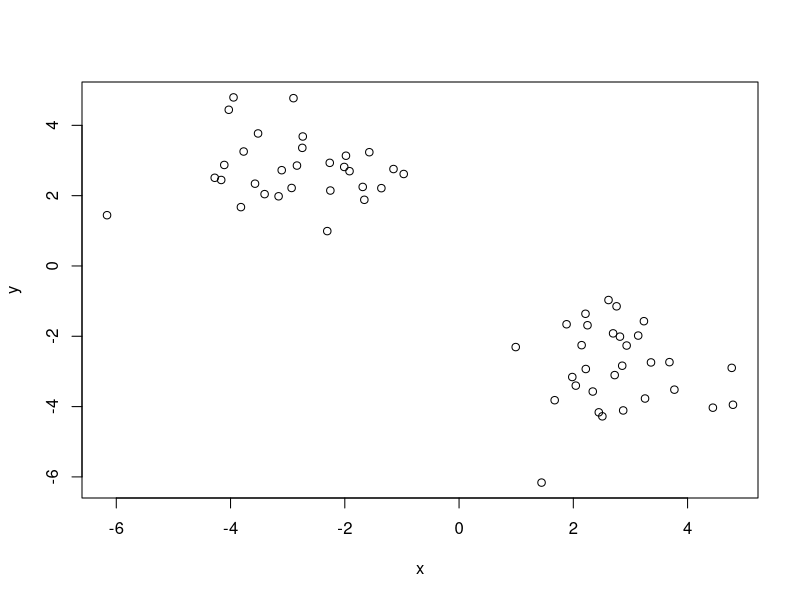
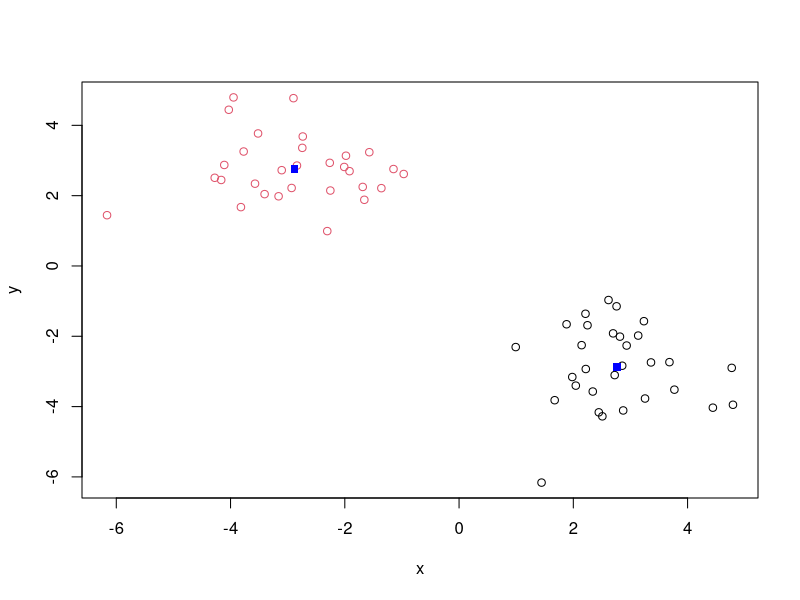
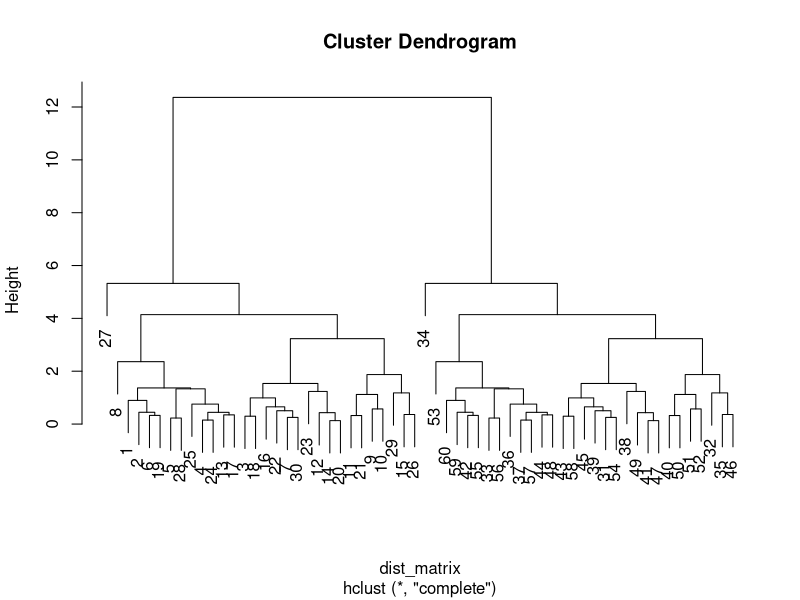
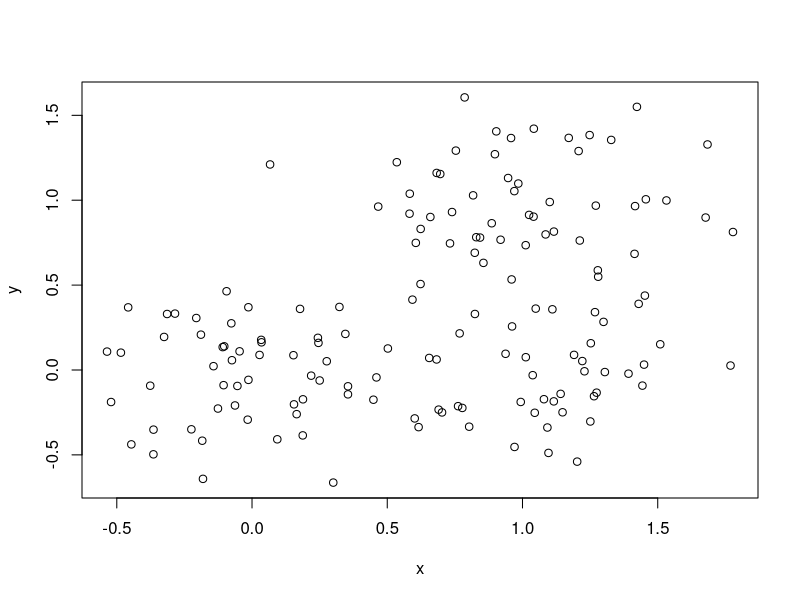
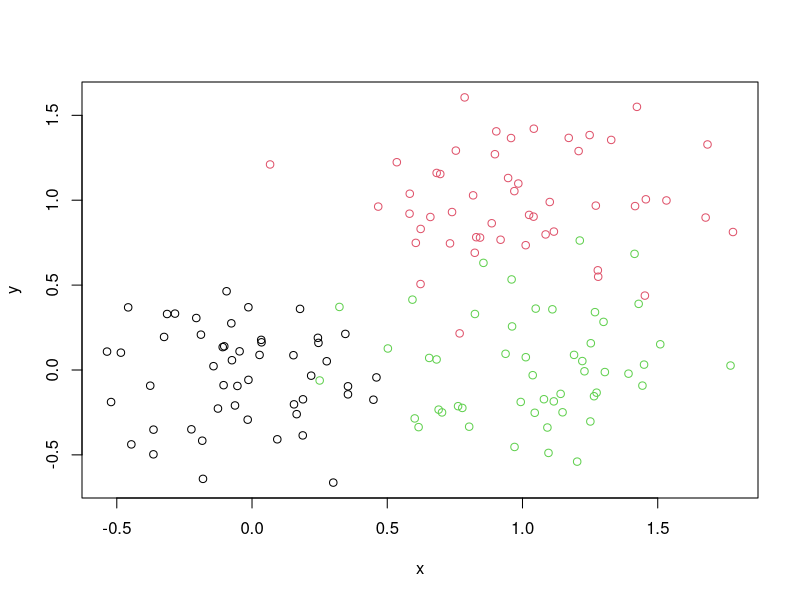
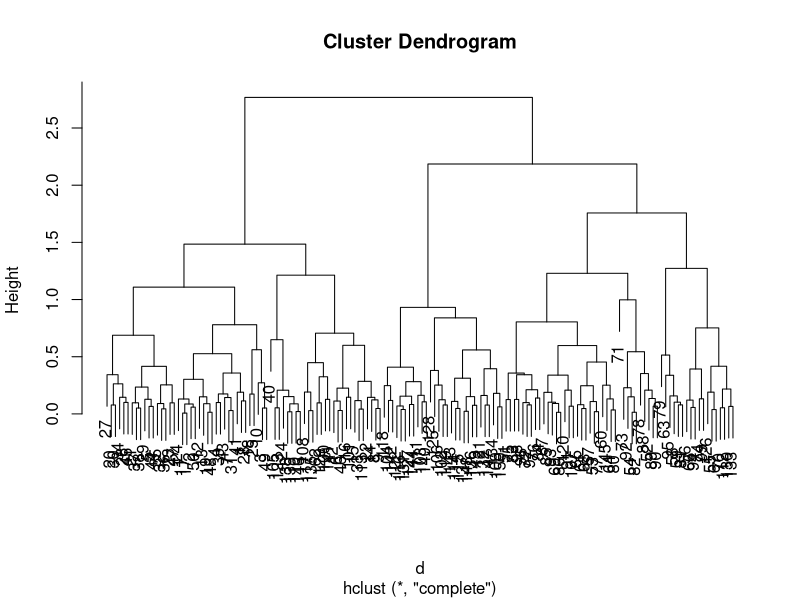
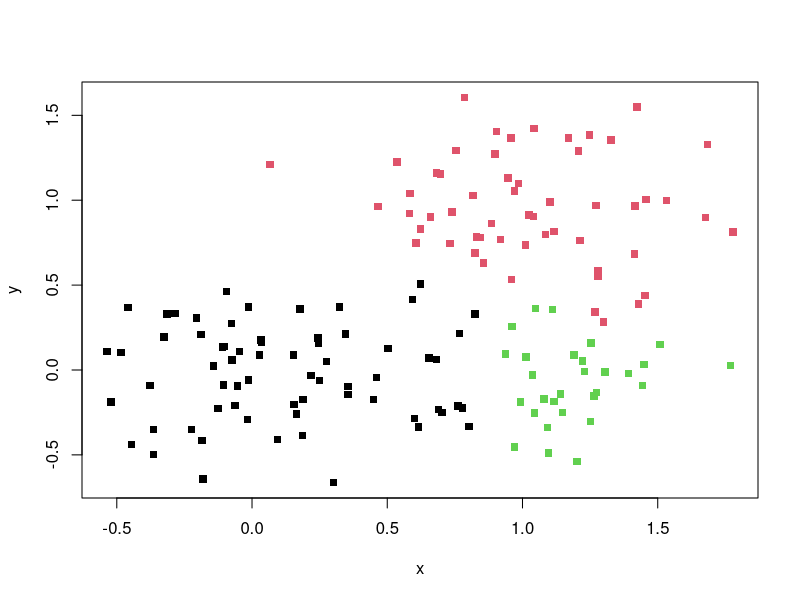
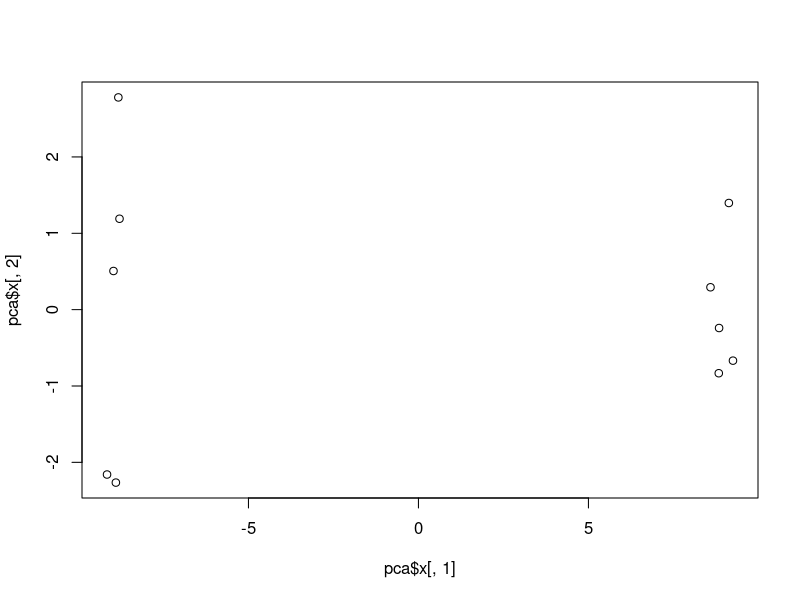

Write R code to recreate these figures, in order.
## ---- chunk 1
knitr::opts_chunk$set(echo = TRUE)

## ---- chunk 2
# Generate some example data for clustering
tmp <- c(rnorm(30,-3), rnorm(30,3))
x <- cbind(x = tmp, y = rev(tmp))

plot(x)
## ---- chunk 3
km <- kmeans(x, centers = 2, nstart = 20)
km
## ---- chunk 4
km$cluster
## ---- chunk 5
km$size
## ---- chunk 6
# cluster assignment/ membership
km$cluster
## ---- chunk 7
# cluster center
km$centers
## ---- chunk 8
plot(x, col= km$cluster)
points(km$centers, col = "blue", pch = 15)
## ---- chunk 9
km3 <- kmeans(x, centers = 3, nstart = 20)
km3
## ---- chunk 10
km3$tot.withinss
## ---- chunk 11
# First we need to calculate point (dis)similarity
# as the Euclidean distance between observations
dist_matrix <- dist(x)
## ---- chunk 12
class(dist_matrix)
## ---- chunk 13
# The hclust() function returns a hierarchical
# clustering model
hc <- hclust(d = dist_matrix)

# the print method is not so useful here
hc
## ---- chunk 14
plot(hc)
## ---- chunk 15
#cut at height 6
cutree(hc, h=6)
## ---- chunk 16
#give me 4 clusters please
cutree(hc, k=4)
## ---- chunk 17
# Step 1. Generate some example data for clustering
x <- rbind(
matrix(rnorm(100, mean=0, sd = 0.3), ncol = 2), # c1
matrix(rnorm(100, mean = 1, sd = 0.3), ncol = 2), # c2
matrix(c(rnorm(50, mean = 1, sd = 0.3), # c3
rnorm(50, mean = 0, sd = 0.3)), ncol = 2))
colnames(x) <- c("x", "y")
## ---- chunk 18
# Step 2. Plot the data without clustering
plot(x)
## ---- chunk 19
# Step 3. Generate colors for known clusters
# (just so we can compare to hclust results)
col <- as.factor( rep(c("c1","c2","c3"), each=50) )
plot(x, col=col)
## ---- chunk 20
dist(x)
## ---- chunk 21
# distance matrix
d <- dist(x)
hc <- hclust(d)
plot(hc)
## ---- chunk 22
# to return 2 clusters i could cut at h=2.5 or set k=2
members2 <- cutree(hc, k=2)

# to return 3 clusters i could cut at h=2 or set k=3
members3 <- cutree(hc, k=3)

# lets look at both
members <- cbind(k2=members2, k3=members3)
## ---- chunk 23
plot(x, col = members3, pch=15)
## ---- chunk 24
## Initialize a blank 100 row by 10 column matrix
mydata <- matrix(nrow=100, ncol=10)
dim(mydata)

## ---- chunk 25
## Lets label the rows gene1, gene2 etc. to gene100
rownames(mydata) <- paste("gene", 1:100, sep="")
rownames(mydata)
## ---- chunk 26
## Lets label the first 5 columns wt1, wt2, wt3, wt4 and wt5
## and the last 5 ko1, ko2 etc. to ko5 (for "knock-out")
colnames(mydata) <- c( paste("wt", 1:5, sep=""),
paste("ko", 1:5, sep="") )
## ---- chunk 27
## Fill in some fake read counts
for(i in 1:nrow(mydata)) {
wt.values <- rpois(5, lambda=sample(x=10:1000, size=1))
ko.values <- rpois(5, lambda=sample(x=10:1000, size=1))
mydata[i,] <- c(wt.values, ko.values)
}
head(mydata)
## ---- chunk 28
head(t(mydata))
## ---- chunk 29
pca <- prcomp(t(mydata), scale=TRUE)
pca
## ---- chunk 30
## A basic PC1 vs PC2 2-D plot
plot(pca$x[,1], pca$x[,2])
## ---- chunk 31
## Precent variance is often more informative to look at
pca.var <- pca$sdev^2
pca.var.per <- round(pca.var/sum(pca.var)*100, 1)
pca.var.per
## ---- chunk 32
barplot(pca.var.per, main="Scree Plot",
xlab="Principal Component", ylab="Percent Variation")
## ---- chunk 33
#colour up pca plot
colvec <- colnames(mydata)
colvec[grep("wt", colvec)] <- "red"
colvec[grep("ko", colvec)] <- "blue"

plot(pca$x[,1], pca$x[,2], col=colvec)
## ---- chunk 34
summary(cars)
## ---- chunk 35
plot(pressure)
